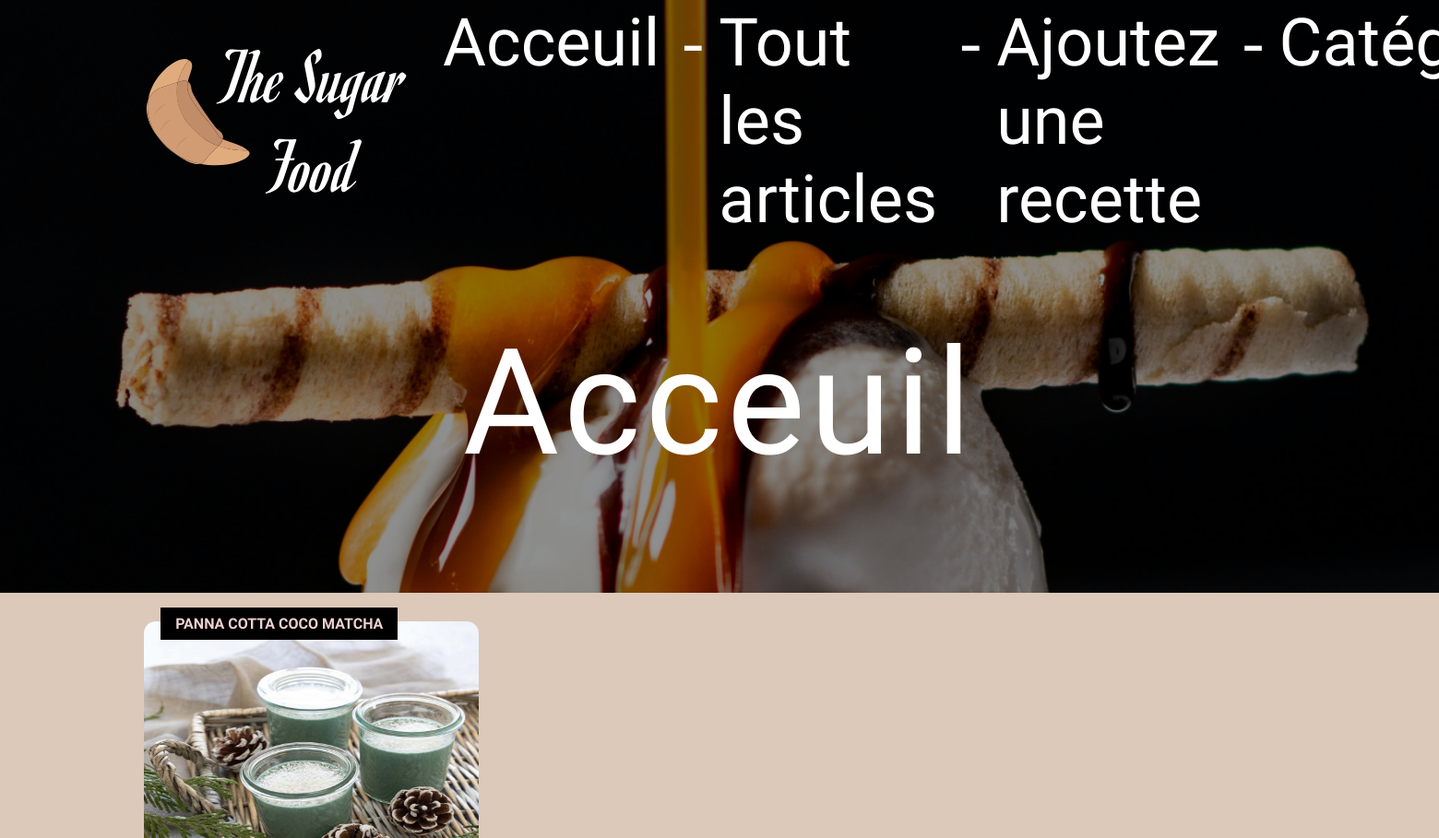
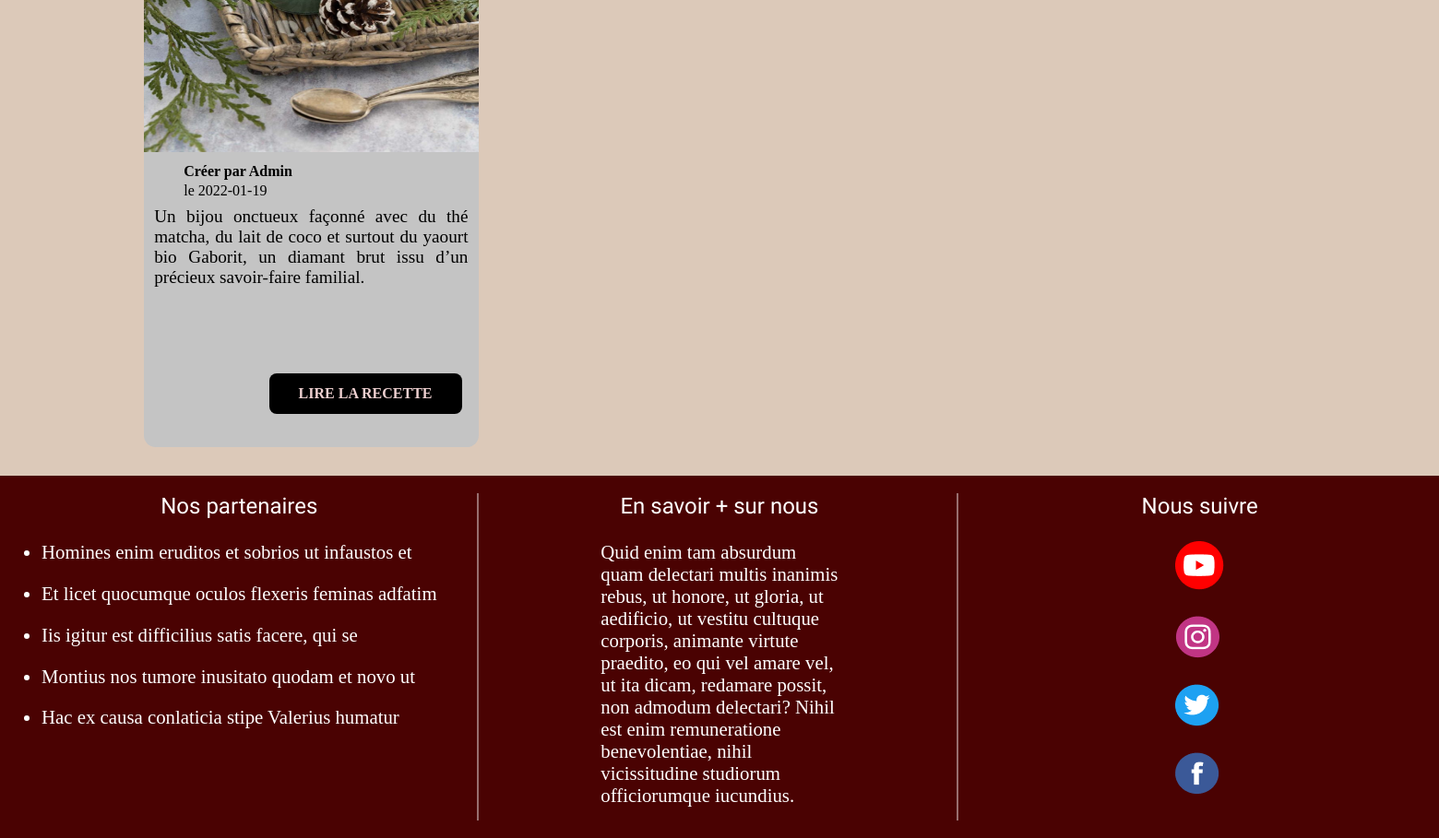
Page /articles_categorie.php?id_categorie=2 on the earlier database version (2 pictures, top to bottom).
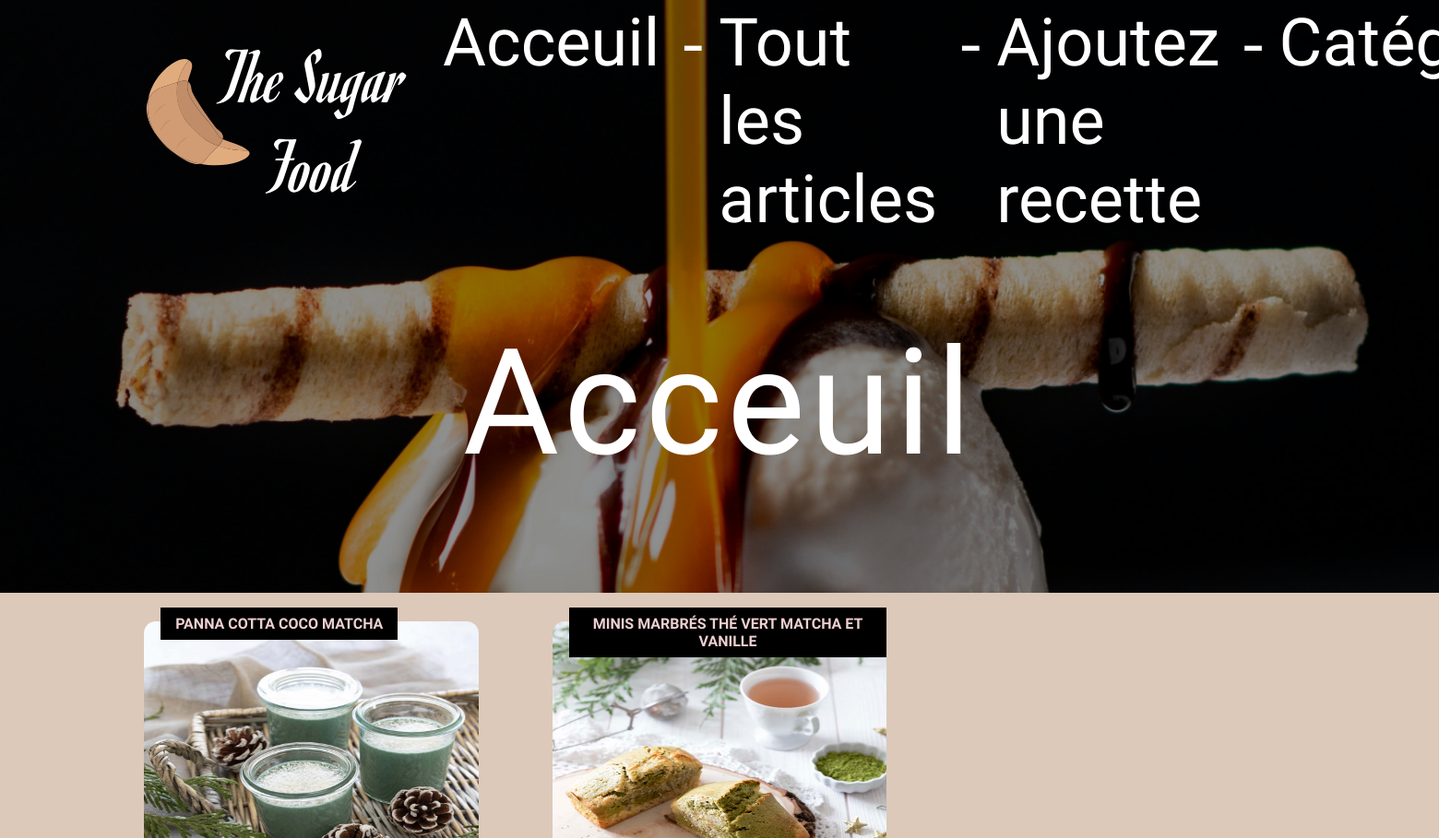
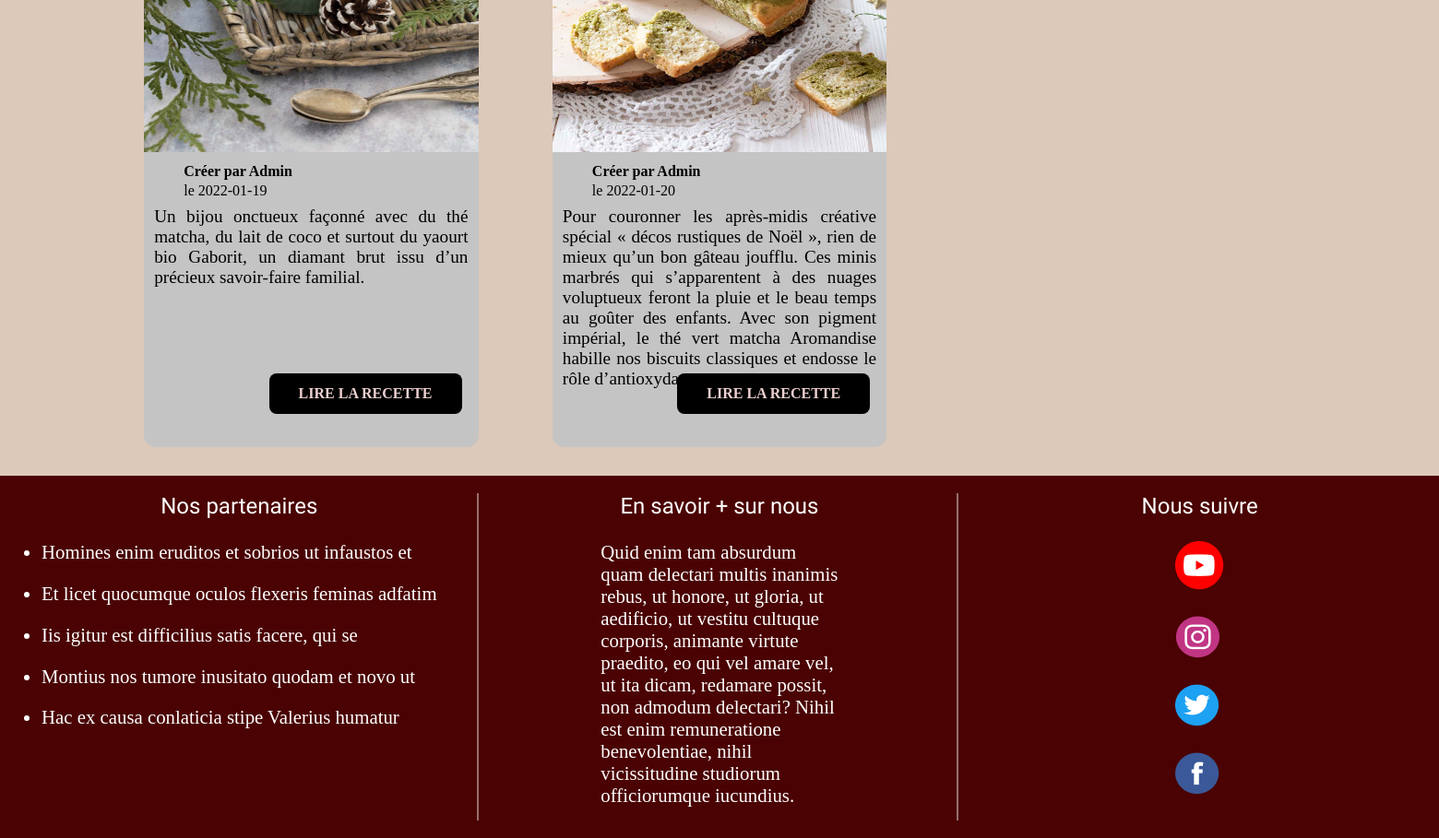
Same page on the later database version (2 pictures, top to bottom).
### tables this page shows
CREATE TABLE IF NOT EXISTS `article_categorie` (
  `id_categorie_article` int(11) NOT NULL AUTO_INCREMENT,
  `id_categorie` int(11) NOT NULL,
  `id_article` int(11) NOT NULL,
  PRIMARY KEY (`id_categorie_article`)
);

CREATE TABLE IF NOT EXISTS `articles` (
  `id_article` int(11) NOT NULL AUTO_INCREMENT,
  `titre_article` varchar(255) NOT NULL,
  `img_article` varchar(255) NOT NULL,
  `description_article` text NOT NULL,
  `ingredients_article` text NOT NULL,
  `preparation_article` mediumtext NOT NULL,
  `auteur_article` varchar(255) NOT NULL,
  `date_publication_article` date NOT NULL,
  PRIMARY KEY (`id_article`)
);

### articles_categorie.php (the view, shortened to what this page needs)
<?php
    require_once 'connect.php';
    $id_cat = $_GET['id_categorie'];
    $req = $db->query("SELECT article_categorie.id_article, article_categorie.id_categorie, article_categorie.id_categorie_article, `titre_article`, `img_article`, `description_article`, `auteur_article`, `date_publication_article` FROM `article_categorie`
        INNER JOIN `articles` ON article_categorie.id_article = articles.id_article
        INNER JOIN `categories` ON article_categorie.id_categorie = categories.id_categorie
        WHERE article_categorie.id_categorie = $id_cat");
?>
<section id="all_articles">
<?php
    foreach($req as $article) {
?>
        <article class="bg_grey">
            <h2><?=$article['titre_article'] ?></h2>
            <figure>
                <img class="img_articles" src="./views/assets/img/img_recette/<?= $article['img_article']?>" alt="photo article">
            </figure>
            <div class="info_article">
                <p class="auteur_article">Créer par <?=$article['auteur_article']?></p>
                <p class="date_publier">le <?= $article['date_publication_article']?></p>
                <p class="description_articles"><?= $article['description_article'] ?></p>
            </div>
            <a class="lien_article" href="article.php?id=<?=$article['id_article']?>">Lire la recette</a>
        </article>
<?php
    }
?>
</section>
<?php
    require '../P2-OFP-BLOG/views/template/template.php';

Differences in the rows shown:
added article_categorie: id_article.titre_article "MINIS MARBRÉS THÉ VERT MATCHA ET VANILLE", id_article.img_article (picture), id_article.auteur_article "Admin", id_article.date_publication_article "2022-01-20", id_article.description_article "Pour couronner les après-midis créative spécial « décos rustiques de Noël », rien de mieux qu’un bon gâteau joufflu. Ces minis marbrés qui s’apparentent à des nuages voluptueux feront la pluie et le beau temps au goûter des enfants. Avec son pigment impérial, le thé vert matcha Aromandise habille nos biscuits classiques et endosse le rôle d’antioxydant."
